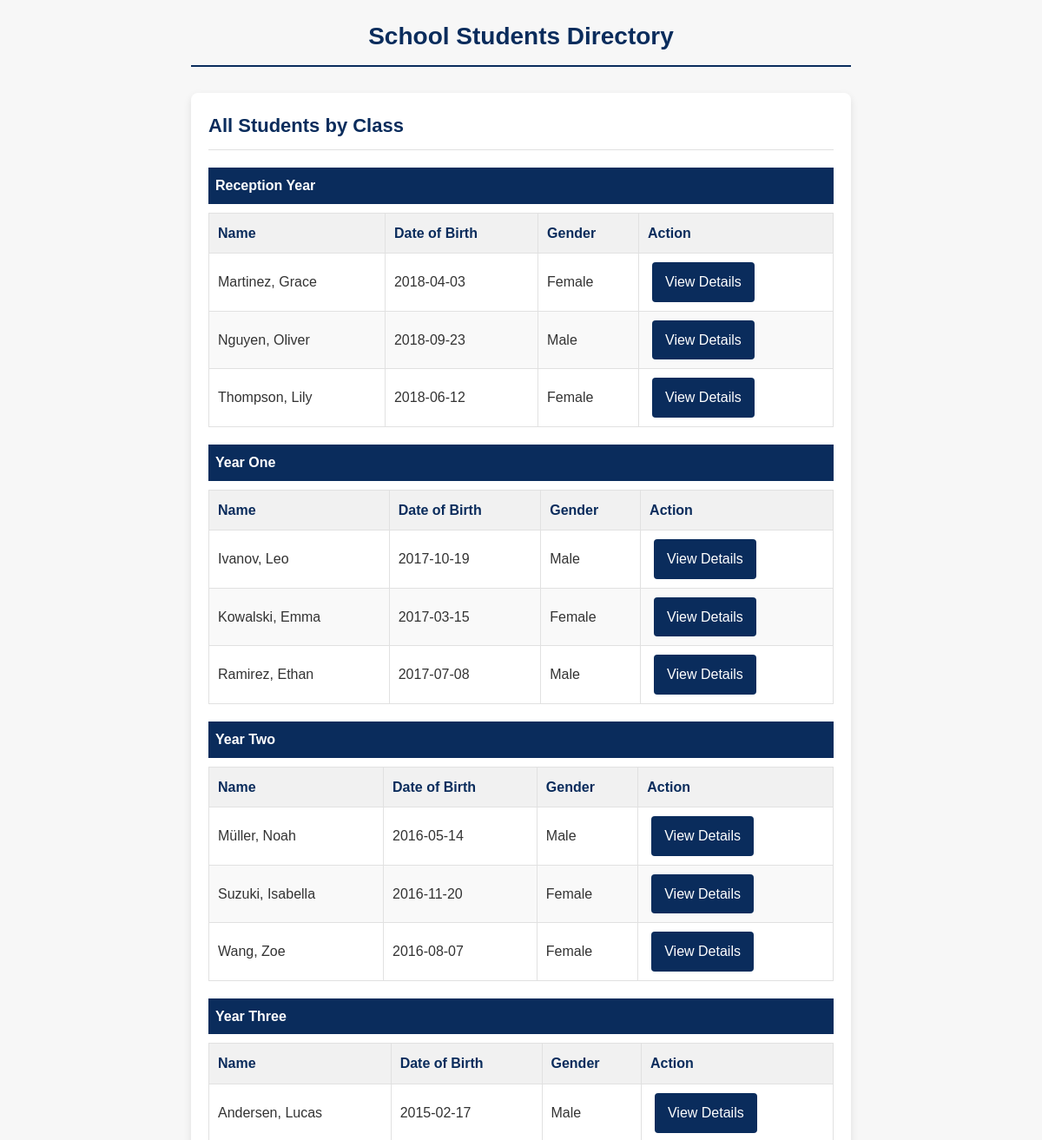
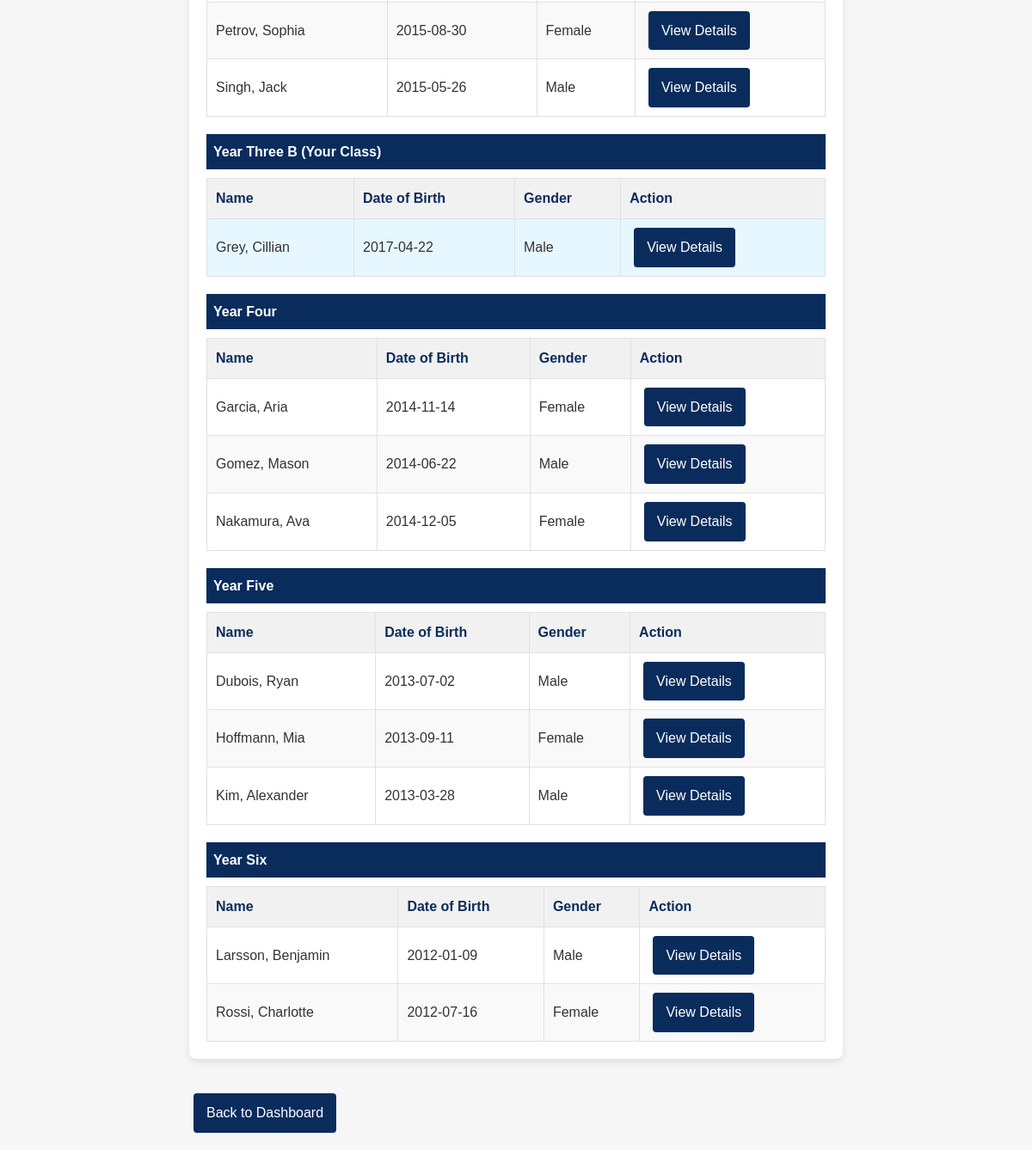
Screenshot of /view_students.php (signed in) with the database file from the repository (2 pictures, top to bottom).
### tables this page shows
CREATE TABLE `classes` (
  `class_id` int(11) NOT NULL,
  `class_name` varchar(50) NOT NULL,
  `year_group` int(11) NOT NULL,
  `capacity` int(11) NOT NULL
);

CREATE TABLE `pupil` (
  `pupil_id` int(11) NOT NULL,
  `class_id` int(11) NOT NULL,
  `first_name` varchar(100) NOT NULL,
  `last_name` varchar(100) NOT NULL,
  `date_of_birth` date NOT NULL,
  `address` varchar(255) NOT NULL,
  `postcode` varchar(20) NOT NULL,
  `medical_info` text DEFAULT NULL,
  `enrollment_date` date NOT NULL,
  `gender` varchar(10) NOT NULL
);

### view_students.php (the view, shortened to what this page needs)
<?php
require_once 'db_connect.php';
$teacher_query = $conn->prepare("SELECT class_id FROM teacher WHERE teacher_id = ?");
$teacher_query->bind_param("i", $_SESSION['user_id']);
$teacher_query->execute();
$teacher_info = $teacher_query->get_result()->fetch_assoc();
$class_id = $teacher_info['class_id'];
$class_query = "SELECT class_id, class_name, year_group FROM classes ORDER BY year_group, class_name";
$classes_result = $conn->query($class_query);
?>
<!DOCTYPE html>
<html lang="en">
<head>
   <link rel="stylesheet" href="styles/dashboard.css">
</head>
<body>
   <div class="container">
       <h1>School Students Directory</h1>
       <div class="dashboard">
           <h2>All Students by Class</h2>
           <?php if ($classes_result->num_rows > 0): ?>
               <?php while ($class = $classes_result->fetch_assoc()): ?>
                   <div class="section-header">
                       <?php echo htmlspecialchars($class['class_name']); ?>
                       <?php if ($class['class_id'] == $class_id): ?> (Your Class) <?php endif; ?>
                   </div>
                   <table>
                       <thead>
                           <tr>
                               <th>Name</th>
                               <th>Date of Birth</th>
                               <th>Gender</th>
                               <th>Action</th>
                           </tr>
                       </thead>
                       <tbody>
                           <?php
                           $students_query = $conn->prepare("
                               SELECT pupil_id, first_name, last_name, date_of_birth, gender
                               FROM pupil
                               WHERE class_id = ?
                               ORDER BY last_name, first_name
                           ");
                           $students_query->bind_param("i", $class['class_id']);
                           $students_query->execute();
                           $students_result = $students_query->get_result();
                           if ($students_result->num_rows > 0):
                               while ($student = $students_result->fetch_assoc()):
                           ?>
                               <tr class="<?php echo ($class['class_id'] == $class_id) ? 'my-class' : ''; ?>">
                                   <td><?php echo htmlspecialchars($student['last_name'] . ', ' . $student['first_name']); ?></td>
                                   <td><?php echo htmlspecialchars($student['date_of_birth']); ?></td>
                                   <td><?php echo htmlspecialchars($student['gender']); ?></td>
                                   <td><a href="view_students.php?id=<?php echo $student['pupil_id']; ?>" class="btn btn-small">View Details</a></td>
                               </tr>
                           <?php
                               endwhile;
                           else:
                           ?>
                               <tr>
                                   <td colspan="4">No students in this class</td>
                               </tr>
                           <?php endif; ?>
                       </tbody>
                   </table>
               <?php endwhile; ?>
           <?php else: ?>
               <p>No classes found.</p>
           <?php endif; ?>
       </div>
       <a href="teacher_dashboard.php" class="btn action-margin">Back to Dashboard</a>
   </div>
</body>
</html>

### styles/dashboard.css (style rules this page uses)
* { margin: 0px; padding: 0px; box-sizing: border-box; font-family: Arial, sans-serif; }
body { background-color: #f7f7f7; line-height: 1.6; color: #333333; }
.container { width: 100%; max-width: 800px; margin: 0px auto; padding: 20px; }
h1 { color: #0a2c5c; text-align: center; font-size: 28px; margin-bottom: 30px; padding-bottom: 10px; border-bottom: 2px solid #0a2c5c; }
.dashboard { background-color: #ffffff; border-radius: 8px; box-shadow: 0px 4px 10px rgba(0, 0, 0, 0.1); margin-bottom: 20px; padding: 20px; }
.dashboard h2 { color: #0a2c5c; font-size: 22px; margin-bottom: 15px; padding-bottom: 10px; border-bottom: 1px solid #e1e1e1; }
.btn { display: inline-block; background-color: #0a2c5c; color: #ffffff; text-decoration: none; padding: 10px 15px; border-radius: 4px; text-align: center; flex-grow: 1; margin: 0px 5px; transition: background-color 0.3s ease; }
table { width: 100%; border-collapse: collapse; margin-top: 10px; }
table th, table td { border: 1px solid #e1e1e1; padding: 10px; text-align: left; }
table th { background-color: #f1f1f1; color: #0a2c5c; }
table tr:nth-child(even) { background-color: #f9f9f9; }

### view_students.php (style rules this page uses)
.my-class { background-color: #e6f7ff; }
.section-header { background-color: #0a2c5c; color: white; padding: 8px; font-weight: bold; margin-top: 20px; }
.action-margin { margin-top: 20px; }

### rows the page displays
classes: class_name "Reception Year"
pupil: last_name+first_name "Martinez, Grace", date_of_birth "2018-04-03", gender "Female"
pupil: last_name+first_name "Nguyen, Oliver", date_of_birth "2018-09-23", gender "Male"
pupil: last_name+first_name "Thompson, Lily", date_of_birth "2018-06-12", gender "Female"
classes: class_name "Year One"
pupil: last_name+first_name "Ivanov, Leo", date_of_birth "2017-10-19", gender "Male"
pupil: last_name+first_name "Kowalski, Emma", date_of_birth "2017-03-15", gender "Female"
pupil: last_name+first_name "Ramirez, Ethan", date_of_birth "2017-07-08", gender "Male"
classes: class_name "Year Two"
pupil: last_name+first_name "Müller, Noah", date_of_birth "2016-05-14", gender "Male"
pupil: last_name+first_name "Suzuki, Isabella", date_of_birth "2016-11-20", gender "Female"
pupil: last_name+first_name "Wang, Zoe", date_of_birth "2016-08-07", gender "Female"
classes: class_name "Year Three"
pupil: last_name+first_name "Andersen, Lucas", date_of_birth "2015-02-17", gender "Male"
pupil: last_name+first_name "Petrov, Sophia", date_of_birth "2015-08-30", gender "Female"
pupil: last_name+first_name "Singh, Jack", date_of_birth "2015-05-26", gender "Male"
classes: class_name "Year Three B", shows "(Your Class)"
pupil: last_name+first_name "Grey, Cillian", date_of_birth "2017-04-22", gender "Male"
classes: class_name "Year Four"
pupil: last_name+first_name "Garcia, Aria", date_of_birth "2014-11-14", gender "Female"
pupil: last_name+first_name "Gomez, Mason", date_of_birth "2014-06-22", gender "Male"
pupil: last_name+first_name "Nakamura, Ava", date_of_birth "2014-12-05", gender "Female"
classes: class_name "Year Five"
pupil: last_name+first_name "Dubois, Ryan", date_of_birth "2013-07-02", gender "Male"
pupil: last_name+first_name "Hoffmann, Mia", date_of_birth "2013-09-11", gender "Female"
pupil: last_name+first_name "Kim, Alexander", date_of_birth "2013-03-28", gender "Male"
classes: class_name "Year Six"
pupil: last_name+first_name "Larsson, Benjamin", date_of_birth "2012-01-09", gender "Male"
pupil: last_name+first_name "Rossi, Charlotte", date_of_birth "2012-07-16", gender "Female"
